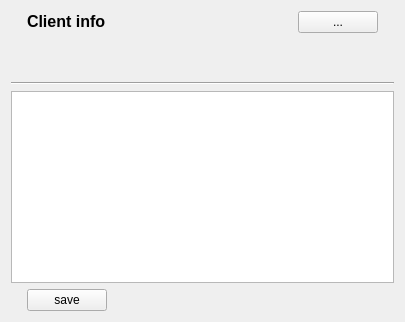
<?xml version="1.0" encoding="UTF-8"?>
<ui version="4.0">
 <class>Form</class>
 <widget class="QWidget" name="Form">
  <property name="geometry">
   <rect>
    <x>0</x>
    <y>0</y>
    <width>405</width>
    <height>322</height>
   </rect>
  </property>
  <property name="windowTitle">
   <string>Form</string>
  </property>
  <layout class="QVBoxLayout" name="verticalLayout">
   <item>
    <layout class="QVBoxLayout" name="Info_layout">
     <item>
      <layout class="QHBoxLayout" name="header_bar">
       <item>
        <spacer name="horizontalSpacer_6">
         <property name="orientation">
          <enum>Qt::Horizontal</enum>
         </property>
         <property name="sizeType">
          <enum>QSizePolicy::Minimum</enum>
         </property>
         <property name="sizeHint" stdset="0">
          <size>
           <width>16</width>
           <height>16</height>
          </size>
         </property>
        </spacer>
       </item>
       <item>
        <widget class="QLabel" name="label_2">
         <property name="sizePolicy">
          <sizepolicy hsizetype="Preferred" vsizetype="Fixed">
           <horstretch>0</horstretch>
           <verstretch>0</verstretch>
          </sizepolicy>
         </property>
         <property name="font">
          <font>
           <pointsize>12</pointsize>
           <weight>75</weight>
           <bold>true</bold>
          </font>
         </property>
         <property name="text">
          <string>Client info</string>
         </property>
        </widget>
       </item>
       <item>
        <spacer name="horizontalSpacer_5">
         <property name="orientation">
          <enum>Qt::Horizontal</enum>
         </property>
         <property name="sizeHint" stdset="0">
          <size>
           <width>40</width>
           <height>20</height>
          </size>
         </property>
        </spacer>
       </item>
       <item>
        <widget class="QPushButton" name="pushButton_3">
         <property name="sizePolicy">
          <sizepolicy hsizetype="Minimum" vsizetype="Fixed">
           <horstretch>0</horstretch>
           <verstretch>0</verstretch>
          </sizepolicy>
         </property>
         <property name="text">
          <string>...</string>
         </property>
        </widget>
       </item>
       <item>
        <spacer name="horizontalSpacer_4">
         <property name="orientation">
          <enum>Qt::Horizontal</enum>
         </property>
         <property name="sizeType">
          <enum>QSizePolicy::Minimum</enum>
         </property>
         <property name="sizeHint" stdset="0">
          <size>
           <width>16</width>
           <height>16</height>
          </size>
         </property>
        </spacer>
       </item>
      </layout>
     </item>
     <item>
      <spacer name="verticalSpacer">
       <property name="orientation">
        <enum>Qt::Vertical</enum>
       </property>
       <property name="sizeHint" stdset="0">
        <size>
         <width>20</width>
         <height>40</height>
        </size>
       </property>
      </spacer>
     </item>
     <item>
      <widget class="Line" name="line_2">
       <property name="orientation">
        <enum>Qt::Horizontal</enum>
       </property>
      </widget>
     </item>
     <item>
      <widget class="QTableView" name="info_table">
       <property name="enabled">
        <bool>true</bool>
       </property>
       <property name="sizePolicy">
        <sizepolicy hsizetype="Expanding" vsizetype="Fixed">
         <horstretch>0</horstretch>
         <verstretch>0</verstretch>
        </sizepolicy>
       </property>
      </widget>
     </item>
     <item>
      <layout class="QHBoxLayout" name="horizontalLayout_6">
       <item>
        <spacer name="horizontalSpacer_12">
         <property name="orientation">
          <enum>Qt::Horizontal</enum>
         </property>
         <property name="sizeType">
          <enum>QSizePolicy::Minimum</enum>
         </property>
         <property name="sizeHint" stdset="0">
          <size>
           <width>16</width>
           <height>16</height>
          </size>
         </property>
        </spacer>
       </item>
       <item>
        <widget class="QPushButton" name="save_button">
         <property name="text">
          <string>save</string>
         </property>
        </widget>
       </item>
       <item>
        <spacer name="horizontalSpacer_13">
         <property name="orientation">
          <enum>Qt::Horizontal</enum>
         </property>
         <property name="sizeHint" stdset="0">
          <size>
           <width>40</width>
           <height>20</height>
          </size>
         </property>
        </spacer>
       </item>
      </layout>
     </item>
    </layout>
   </item>
  </layout>
 </widget>
 <resources/>
 <connections>
  <connection>
   <sender>pushButton_3</sender>
   <signal>clicked()</signal>
   <receiver>Form</receiver>
   <slot>load()</slot>
   <hints>
    <hint type="sourcelabel">
     <x>314</x>
     <y>18</y>
    </hint>
    <hint type="destinationlabel">
     <x>367</x>
     <y>22</y>
    </hint>
   </hints>
  </connection>
  <connection>
   <sender>save_button</sender>
   <signal>clicked()</signal>
   <receiver>Form</receiver>
   <slot>save()</slot>
   <hints>
    <hint type="sourcelabel">
     <x>107</x>
     <y>310</y>
    </hint>
    <hint type="destinationlabel">
     <x>177</x>
     <y>278</y>
    </hint>
   </hints>
  </connection>
 </connections>
 <slots>
  <slot>load()</slot>
  <slot>save()</slot>
 </slots>
</ui>
